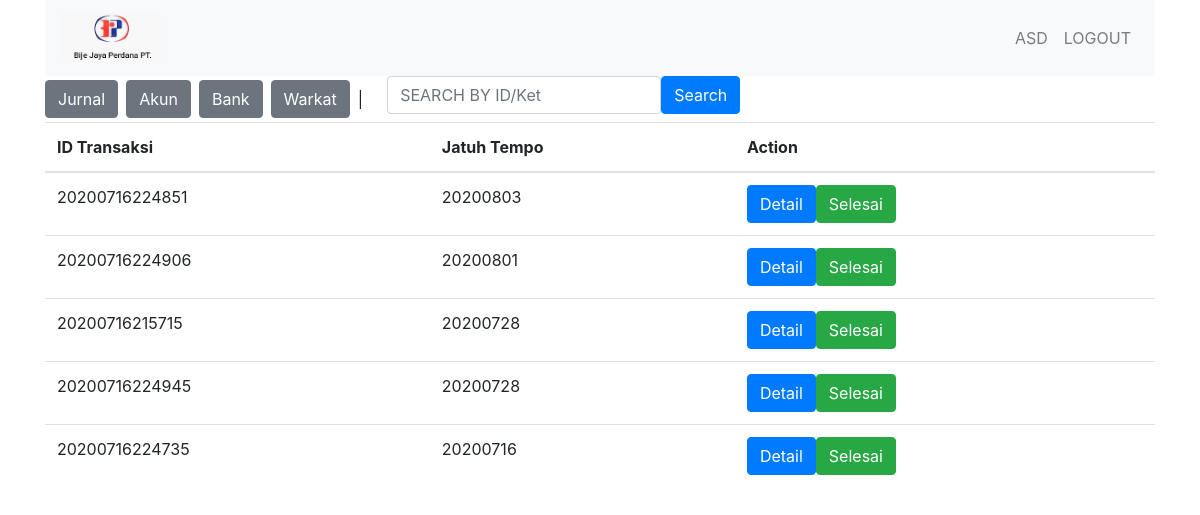
Before: /index.php (signed in) with the older database file.
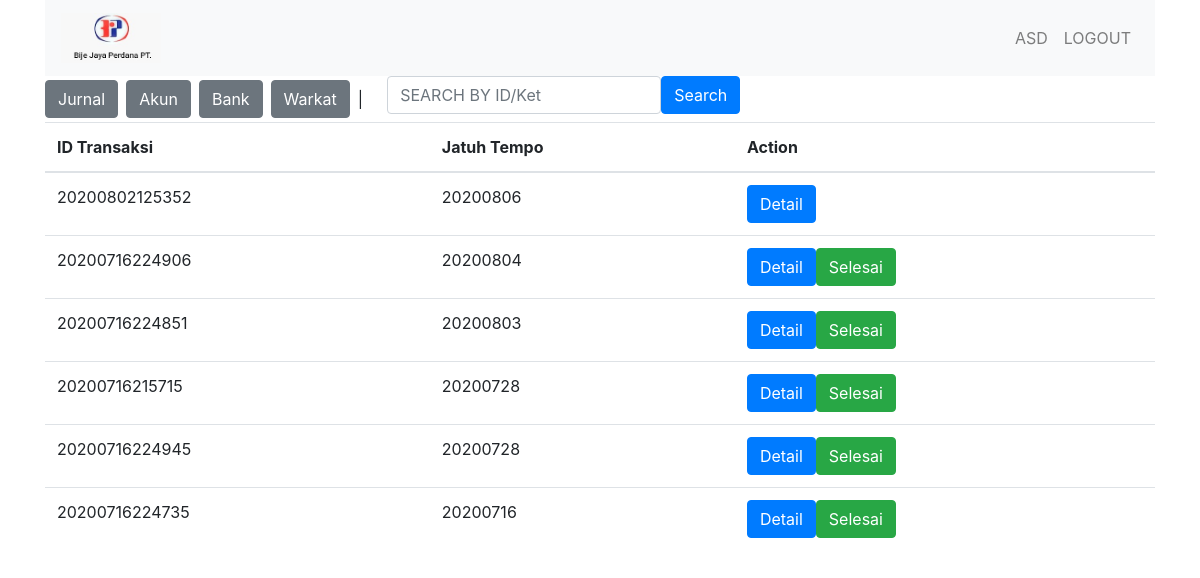
After: the same page with the newer database file.
### tables this page shows
CREATE TABLE `transaksi` (
  `idtransaksi` varchar(14) NOT NULL,
  `idcustomer` varchar(12) NOT NULL,
  `jatuhtempo` varchar(14) NOT NULL,
  `nopo` varchar(12) NOT NULL,
  `pembayaran` varchar(6) NOT NULL,
  `produk` text NOT NULL,
  `subtotal` int(11) NOT NULL,
  `diskon` int(11) NOT NULL,
  `status` int(1) NOT NULL
);

### admintagihan.php (the view, shortened to what this page needs)
<html>
<?php
require('config.php');
	echo '<div class="btn-group mr-2" role="group" > <a class="btn btn-secondary" href="jurnal.php">Jurnal</a> </div>';
	echo '<div class="btn-group mr-2" role="group" > <a class="btn btn-secondary" href="akun.php">Akun</a> </div>';
	echo '<div class="btn-group mr-2" role="group" > <a class="btn btn-secondary" href="Bank.php">Bank</a> </div>';
	echo '<div class="btn-group mr-2" role="group" > <a class="btn btn-secondary" href="warkat.php">Warkat</a> </div>';
	echo '<div class="btn-group mr-2" role="group" > | </div>';
	echo '<div class="btn-group mr-2" >
			<form method="GET" class="form-group mx-sm-3 mb-2 form-inline" action="index.php">
				<input class="form-control" name="keyword" placeholder="SEARCH BY ID/Ket" type="text">
				<input class="btn btn-primary" type="submit" value="Search">
			</form>
		</div>';
	$jatuhtempo = intval(date('Ymd', time()));
	$con = new mysqli($host, $dbid, $dbpass, $dbname);
	if (isset($_GET['keyword']) && $_GET['keyword']!='') {
		$keyword =  str_replace("'","",$_GET['keyword'])  ;
		$keyword = $con -> real_escape_string($keyword);
		if( is_numeric($keyword) == true){
			$stmt = $con->prepare( "SELECT idtransaksi, jatuhtempo, status FROM transaksi WHERE idtransaksi LIKE '%$keyword%' ORDER BY jatuhtempo DESC" ); $stmt->execute();
		}else{
			$stmt = $con->prepare( "SELECT idtransaksi, jatuhtempo, status FROM transaksi WHERE produk LIKE '%$keyword%' ORDER BY jatuhtempo DESC" ); $stmt->execute();
		}
	}else{
		$stmt = $con->prepare( "SELECT idtransaksi, jatuhtempo, status , $jatuhtempo - jatuhtempo  AS DIFFERENCE FROM transaksi ORDER BY DIFFERENCE ASC" ); $stmt->execute();
	}
	$result = $stmt->get_result();
	?>
<table class="table">
  <thead>
    <tr>
      <th scope="col">ID Transaksi</th>
      <th scope="col">Jatuh Tempo</th>
	  <th scope="col">Action</th>
    </tr>
  </thead>
  <tbody>
	<?php
	while($row = mysqli_fetch_assoc($result)) {
		$tombolselesai = '';
		if($row["status"]==1 || $row["status"]==2){
			$tombolselesai = '<a href="transaksiselesai.php?idtransaksi='.$row["idtransaksi"].'" class="btn btn-success" onclick="return confirm(\'Anda yakin transaksi ini dselesaikan?\')">Selesai</a>';
		}
		echo '
		<tr>
		<td>'.$row["idtransaksi"].'</td>
		<td>'.$row["jatuhtempo"].'</td>
		<td><a href="transaksidetail.php?idtransaksi='.$row["idtransaksi"].'" class="btn btn-primary">Detail</a>'.$tombolselesai.'</td>
		</tr>
		';
	}
?>
  </tbody>
</table>
</html>

### index.php (shortened to what this page needs)
<!doctype html>
<html lang="en">
  <head>
    <link rel="stylesheet" href="css/bootstrap.min.css">
  </head>
 <body>
	<div class="container">
<?php
	if(!isset($_SESSION["username"]) || $_SESSION["username"] == ""){
		echo "<script language='javascript'>alert('Silahkan login terlebih dulu'); window.location.href = 'login.html';</script>";
	}else{
	$nama = $_SESSION["nama"];
	$statusid = $_SESSION["statusid"];
?>
<?php
	include 'navbar.php';
		if($statusid == 0){
			include 'admininvoice.php';
		}else{
			include 'admintagihan.php';
		}
}
?>
	</div>
  </body>
</html>

### navbar.php (shortened to what this page needs)
<nav class="navbar navbar-expand-lg navbar-light bg-light">
<a class="navbar-brand" href="index.php"> <img src="logo.jpeg" style="width:100px; height:50px;"> </a>
<div class="collapse navbar-collapse" id="navbarNavAltMarkup">
	<div class="navbar-nav ml-auto">
		<a class="nav-item nav-link" href="profileedit.php"><?php echo $nama; ?></a>
		<a class="nav-item nav-link" href="logout.php">LOGOUT</a>
	</div>
</div>
</nav>

Changed rows visible on the page:
added transaksi: idtransaksi "20200802125352", jatuhtempo "20200806"
changed transaksi id 20200716224906: jatuhtempo "20200801" → "20200804"; moves up the list
